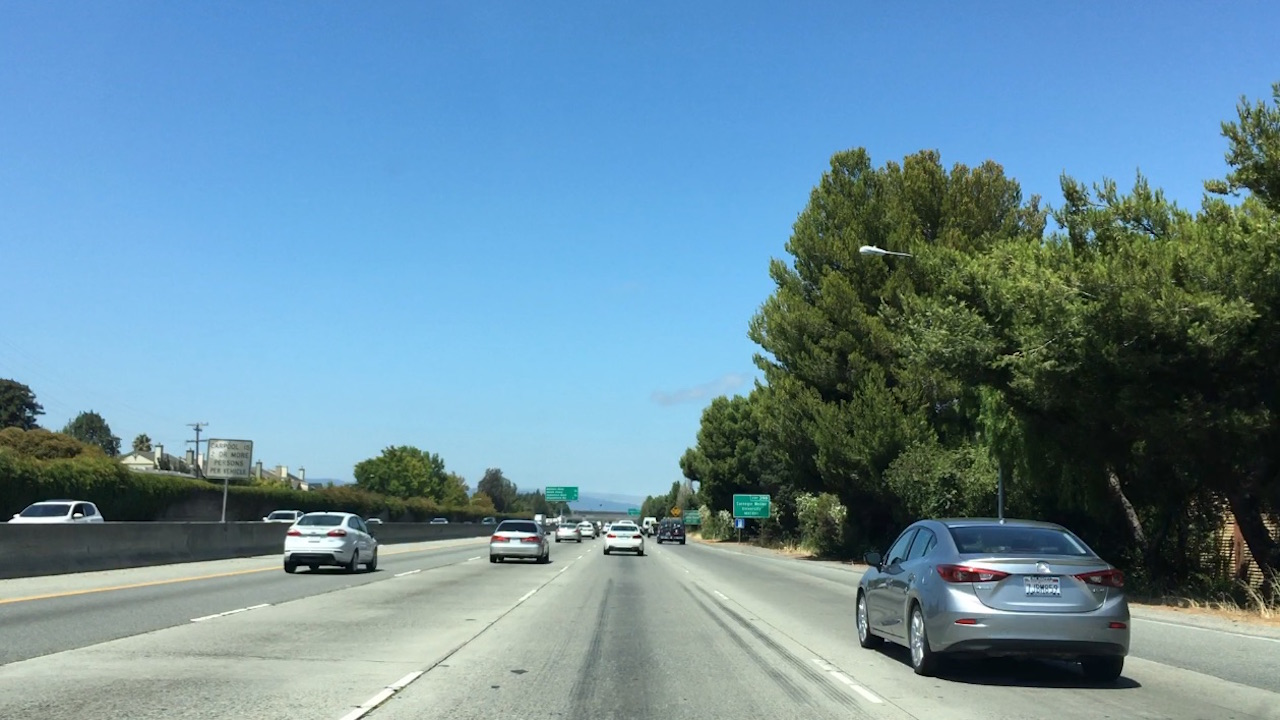
#> input picture test_images/bbox-example-image.jpg, 1280 x 720 px
$ jupyter execute --allow-errors VehicleDetection.ipynb   (shell and % lines are left out)   (older library calls are emulated)
#> lines starting #> are read from the running program, lines starting #| are printed output that depends on the picture
[cell 1]
# Code cell 1
import numpy as np
import cv2
import glob
import matplotlib.pyplot as plt
import matplotlib.image as mpimg
import pickle
import time
from sklearn.svm import LinearSVC
from sklearn.preprocessing import StandardScaler
from skimage.feature import hog
from scipy.ndimage.measurements import label


from sklearn.model_selection import train_test_split

[cell 2]
# Code Cell 2
def readTrainingData(small=False):
    if small == True:
        cars = glob.glob('./small_training_data/vehicles/*/*.jpeg')
        notcars = glob.glob('./small_training_data/non-vehicles/*/*.jpeg')
    else:
        cars = glob.glob('./training_data/vehicles/*/*.png')
        notcars = glob.glob('./training_data/non-vehicles/*/*.png')
    return cars,notcars


# [13 lines left out: function convert_color, not called in this run]

[cell 3]
# Code Cell 3


# Define a function to return HOG features and visualization
# [39 lines left out: functions get_hog_features, bin_spatial, color_hist, not called in this run]

# Define a function to extract features from a list of images
# Have this function call bin_spatial() and color_hist()
def extract_features(imgs, color_space='RGB', spatial_size=(32, 32),
                        hist_bins=32, orient=9,
                        pix_per_cell=8, cell_per_block=2, hog_channel=0,
                        spatial_feat=True, hist_feat=True, hog_feat=True):
    # Create a list to append feature vectors to
#> further down, image is the input picture: shape (720, 1280, 3); mean R, G, B 105, 140.8, 158.7
    features = []
    # Iterate through the list of images
    for file in imgs:
        file_features = []
        # Read in each one by one
        image = mpimg.imread(file)
        #print (file)
        # apply color conversion if other than 'RGB'
        feature_image = convert_color(image,color_space)


        if spatial_feat == True:
            spatial_features = bin_spatial(feature_image, size=spatial_size)
            file_features.append(spatial_features)
        if hist_feat == True:
            # Apply color_hist()
            hist_features = color_hist(feature_image, nbins=hist_bins)
            file_features.append(hist_features)
        if hog_feat == True:
        # Call get_hog_features() with vis=False, feature_vec=True
            if hog_channel == 'ALL':
                hog_features = []
                for channel in range(feature_image.shape[2]):
                    hog_features.append(get_hog_features(feature_image[:,:,channel],
                                        orient, pix_per_cell, cell_per_block,
                                        vis=False, feature_vec=True))
                hog_features = np.ravel(hog_features)
            else:
                hog_features = get_hog_features(feature_image[:,:,hog_channel], orient,
                            pix_per_cell, cell_per_block, vis=False, feature_vec=True)
            # Append the new feature vector to the features list
            file_features.append(hog_features)
        features.append(np.concatenate(file_features))
    # Return list of feature vectors
    return features

# Define a function that takes an image,
# start and stop positions in both x and y,
# window size (x and y dimensions),
# and overlap fraction (for both x and y)
def slide_window(img, x_start_stop=[None, None], y_start_stop=[None, None],
                    xy_window=(64, 64), xy_overlap=(0.5, 0.5)):
    # If x and/or y start/stop positions not defined, set to image size
#> called with xy_window = (96, 96), xy_overlap = (0.5, 0.5)
    if x_start_stop[0] == None:
        x_start_stop[0] = 0
    if x_start_stop[1] == None:
        x_start_stop[1] = img.shape[1]
    if y_start_stop[0] == None:
        y_start_stop[0] = 0
    if y_start_stop[1] == None:
        y_start_stop[1] = img.shape[0]
    # Compute the span of the region to be searched
    xspan = x_start_stop[1] - x_start_stop[0]
#> xspan = 1280
    yspan = y_start_stop[1] - y_start_stop[0]
#> yspan = 270
    # Compute the number of pixels per step in x/y
    nx_pix_per_step = np.int(xy_window[0]*(1 - xy_overlap[0]))
    ny_pix_per_step = np.int(xy_window[1]*(1 - xy_overlap[1]))
    # Compute the number of windows in x/y
    nx_buffer = np.int(xy_window[0]*(xy_overlap[0]))
    ny_buffer = np.int(xy_window[1]*(xy_overlap[1]))
    nx_windows = np.int((xspan-nx_buffer)/nx_pix_per_step)
#> nx_windows = 25
    ny_windows = np.int((yspan-ny_buffer)/ny_pix_per_step)
#> ny_windows = 4
    # Initialize a list to append window positions to
    window_list = []
    # Loop through finding x and y window positions
    # Note: you could vectorize this step, but in practice
    # you'll be considering windows one by one with your
    # classifier, so looping makes sense
    for ys in range(ny_windows):
        for xs in range(nx_windows):
            # Calculate window position
            startx = xs*nx_pix_per_step + x_start_stop[0]
            endx = startx + xy_window[0]
            starty = ys*ny_pix_per_step + y_start_stop[0]
            endy = starty + xy_window[1]

            # Append window position to list
            window_list.append(((startx, starty), (endx, endy)))
    # Return the list of windows
    return window_list

# Define a function to draw bounding boxes
# [9 lines left out: function draw_boxes, not called in this run]

# Data Visualization

[cell 4]
# Code Cell 4


from mpl_toolkits.mplot3d import Axes3D

# [30 lines left out: function plot3d, not called in this run]

[cell 5]
# Code Cell 5

cars, notcars = readTrainingData(small=False)


# Define a function to return some characteristics of the dataset
def data_look(car_list, notcar_list):
    data_dict = {}
    # Define a key in data_dict "n_cars" and store the number of car images
    data_dict["n_cars"] = len (car_list)
    # Define a key "n_notcars" and store the number of notcar images
    data_dict["n_notcars"] = len(notcar_list)
    # Read in a test image, either car or notcar
    img = mpimg.imread(car_list[0])
    # Define a key "image_shape" and store the test image shape 3-tuple
    data_dict["image_shape"] = img.shape
    # Define a key "data_type" and store the data type of the test image.
    data_dict["data_type"] = img.dtype
    # Return data_dict
    return data_dict

#> (the rest of this cell did not finish here and is left out)

## Hog Visualization

#> (a cell that did not finish here is left out)

[cell 7]
# Code Cell 7a

# Define a function to extract features from a single image window
# This function is very similar to extract_features()
# just for a single image rather than list of images
# [67 lines left out: functions single_img_features, search_windows, not called in this run]

[cell 8]
# Code Cell 8

# Divide up into cars and notcars
#images = glob.glob('*.jpeg')
cars, notcars = readTrainingData(small=False)

print (len(cars),len(notcars))
# Reduce the sample size because
# The quiz evaluator times out after 13s of CPU time
#sample_size = 2000
#cars = cars[0:sample_size]
#notcars = notcars[0:sample_size]

### TODO: Tweak these parameters and see how the results change.
color_space = 'YCrCb' # Can be RGB, HSV, LUV, HLS, YUV, YCrCb
orient = 11  # HOG orientations
pix_per_cell = 8 # HOG pixels per cell
cell_per_block = 2 # HOG cells per block
hog_channel = "ALL" # Can be 0, 1, 2, or "ALL"
spatial_size = (16, 16) # Spatial binning dimensions
hist_bins = 32    # Number of histogram bins
spatial_feat = True # Spatial features on or off
hist_feat = True # Histogram features on or off
hog_feat = True # HOG features on or off

"""
# Other combinations tried
#
color_space = 'YUV' # Can be RGB, HSV, LUV, HLS, YUV, YCrCb
orient = 11 # HOG orientations
pix_per_cell = 16 # HOG pixels per cell
cell_per_block = 2 # HOG cells per block
hog_channel = 'ALL' # Can be 0, 1, 2, or "ALL"
spatial_size = (32, 32) # Spatial binning dimensions
hist_bins = 16    # Number of histogram bins
spatial_feat = True # Spatial features on or off
hist_feat = True # Histogram features on or off
hog_feat = True # HOG features on or off

# NEW 2

colorspace = 'YCrCb' # Can be RGB, HSV, LUV, HLS, YUV, YCrCb
spatial_size = (16, 16)
hist_bins = 32
hist_range = (0, 256)
orient = 9
pix_per_cell = 8
cell_per_block = 2
hog_channel = "ALL" # Can be 0, 1, 2, or "ALL"
"""

#
print ("Extracting car features.....")
y_start_stop = [450, None] # Min and max in y to search in slide_window()
print ("Loading images and extracting features....")
car_features = extract_features(cars, color_space=color_space,
                        spatial_size=spatial_size, hist_bins=hist_bins,
                        orient=orient, pix_per_cell=pix_per_cell,
                        cell_per_block=cell_per_block,
                        hog_channel=hog_channel, spatial_feat=spatial_feat,
                        hist_feat=hist_feat, hog_feat=hog_feat)

print ("Extracting not car features.....")

notcar_features = extract_features(notcars, color_space=color_space,
                        spatial_size=spatial_size, hist_bins=hist_bins,
                        orient=orient, pix_per_cell=pix_per_cell,
                        cell_per_block=cell_per_block,
                        hog_channel=hog_channel, spatial_feat=spatial_feat,
                        hist_feat=hist_feat, hog_feat=hog_feat)

print ("Training....")
# Create an array stack of feature vectors
X = np.vstack((car_features, notcar_features)).astype(np.float64)

# Define the labels vector
y = np.hstack((np.ones(len(car_features)), np.zeros(len(notcar_features))))

# Split up data into randomized training and test sets
rand_state = np.random.randint(0, 100)
#> (the rest of this cell did not finish here and is left out)

#> (a cell that did not finish here is left out)

[cell 10]
# Code Cell 10


image = mpimg.imread('test_images/bbox-example-image.jpg')
draw_image = np.copy(image)

# Uncomment the following line if you extracted training
# data from .png images (scaled 0 to 1 by mpimg) and the
# image you are searching is a .jpg (scaled 0 to 255)
#image = image.astype(np.float32)/255

windows = slide_window(image, x_start_stop=[None, None], y_start_stop=y_start_stop,
                    xy_window=(96, 96), xy_overlap=(0.5, 0.5))
#> windows = 100 items
#> (reads svc_pickle.p from the repository)

#> (the rest of this cell did not finish here and is left out)

[cell 11]
# Code Cell 11


import numpy as np
import cv2
from skimage.feature import hog


# load a pe-trained svc model from a serialized (pickle) file
#> (the rest of this cell did not finish here and is left out)

[cell 12]
# Code Cell 12


ystart = 400
ystop = 656
boxes = []
#> (the rest of this cell did not finish here and is left out)

[cell 13]
# Code Cell 13


box_list = boxes

image = mpimg.imread('test_image.jpg')
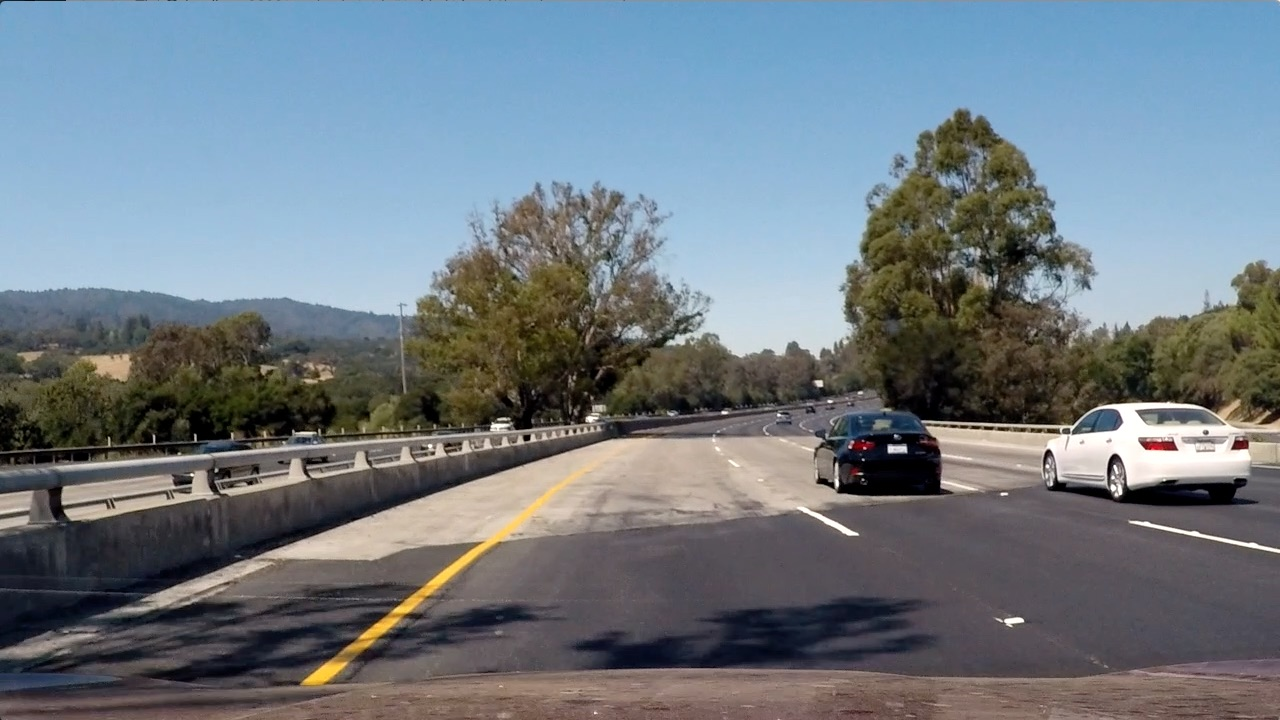
#> input picture test_image.jpg, 1280 x 720 px
#> image is the input picture: shape (720, 1280, 3); mean R, G, B 112.2, 122.7, 130.9
heat = np.zeros_like(image[:,:,0]).astype(np.uint8)

def add_heat(heatmap, bbox_list):
    # Iterate through list of bboxes
    for box in bbox_list:
        # Add += 1 for all pixels inside each bbox
        # Assuming each "box" takes the form ((x1, y1), (x2, y2))
        #print ("Box: ",box)
        heatmap[box[0][1]:box[1][1], box[0][0]:box[1][0]] += 1
#> heatmap: shape (720, 1280); every value is 0

    # Return updated heatmap
    return heatmap# Iterate through list of bboxes

def apply_threshold(heatmap, threshold):
    # Zero out pixels below the threshold
    heatmap[heatmap <= threshold] = 0
    # Return thresholded map
    return heatmap

def draw_labeled_bboxes(img, labels):
    # Iterate through all detected cars
    boxes = []
    for car_number in range(1, labels[1]+1):
        # Find pixels with each car_number label value
        nonzero = (labels[0] == car_number).nonzero()
        # Identify x and y values of those pixels
        nonzeroy = np.array(nonzero[0])
        nonzerox = np.array(nonzero[1])
        # Define a bounding box based on min/max x and y
        bbox = ((np.min(nonzerox), np.min(nonzeroy)), (np.max(nonzerox), np.max(nonzeroy)))
        # Draw the box on the image
        cv2.rectangle(img, bbox[0], bbox[1], (255,255,0), 6)
        boxes.append(bbox)
#> after the loop, boxes = []
    # Return the image
    return img,boxes

# Add heat to each box in box list
heat = add_heat(heat,box_list)

# Apply threshold to help remove false positives
heat = apply_threshold(heat,2)

# Visualize the heatmap when displaying
heatmap = np.clip(heat, 0, 255)

# Find final boxes from heatmap using label function
labels = label(heat)
draw_img,cars = draw_labeled_bboxes(np.copy(image), labels)
#> cars = []

print (draw_img.shape)
#| (720, 1280, 3)
print (heatmap.shape)
#| (720, 1280)

fig = plt.figure()
plt.subplot(121)
plt.imshow(draw_img)
plt.title('Car Positions')
plt.subplot(122)
plt.imshow(heatmap, cmap='hot')
plt.title('Heat Map')
fig.tight_layout()
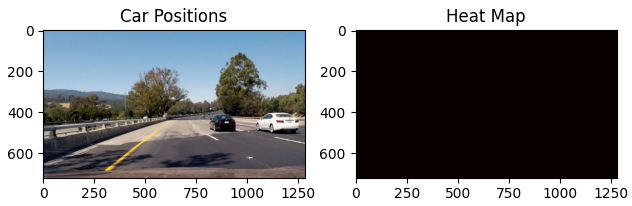
#> figure drawn by matplotlib, 2 panels
